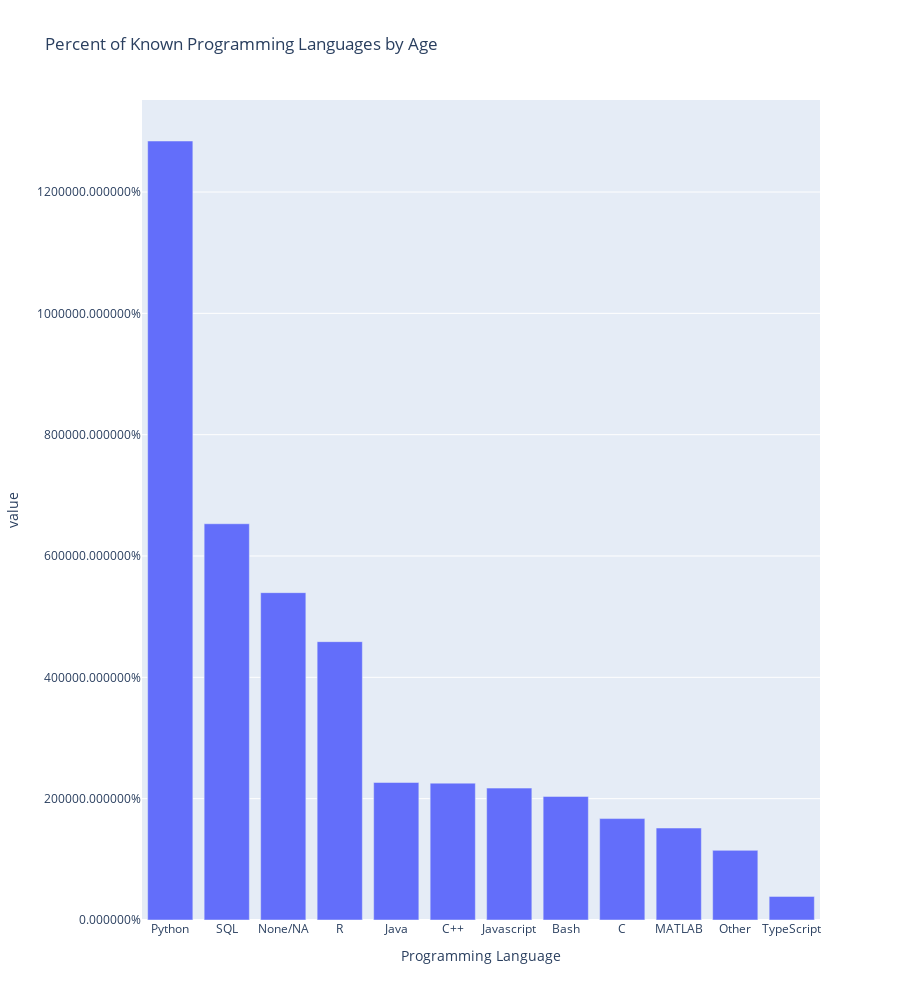

Here is the notebook cell this chart was saved with:
### Markdown cell above
Stwórzmy wykres z podwykresami, który będzie pokazywał Percent of Known Programming Languages by Age

### Code cell
from plotly.subplots import make_subplots

# programming_languages_by_age.index
programming_languages = programming_languages_by_age_row_norm.columns.tolist()



fig.update_layout(showlegend=False, height=1000, title="Percent of Known Programming Languages by Age")
fig.update_yaxes(tickformat="%")
fig.show()

### Figure 1 — Plotly figure (JSON) as saved in the notebook; plotly's stock layout.template omitted (floating-point values rounded to 4 significant figures)
{"data": [{"alignmentgroup": "True", "hovertemplate": "variable=0<br>Programming Language=%{x}<br>value=%{y}<extra></extra>", "legendgroup": "0", "marker": {"color": "#636efa", "pattern": {"shape": ""}}, "name": "0", "offsetgroup": "0", "orientation": "v", "showlegend": true, "textposition": "auto", "type": "bar", "x": ["Bash", "C", "C++", "Java", "Javascript", "MATLAB", "None/NA", "Other", "Python", "R", "SQL", "TypeScript"], "xaxis": "x", "y": [2037, 1672, 2256, 2267, 2174, 1516, 5396, 1148, 12841, 4588, 6532, 389], "yaxis": "y"}], "layout": {"barmode": "relative", "height": 1000, "legend": {"title": {"text": "variable"}, "tracegroupgap": 0}, "showlegend": false, "title": {"text": "Percent of Known Programming Languages by Age"}, "xaxis": {"anchor": "y", "categoryorder": "total descending", "domain": [0, 1], "title": {"text": "Programming Language"}}, "yaxis": {"anchor": "x", "domain": [0, 1], "tickformat": "%", "title": {"text": "value"}}}}
